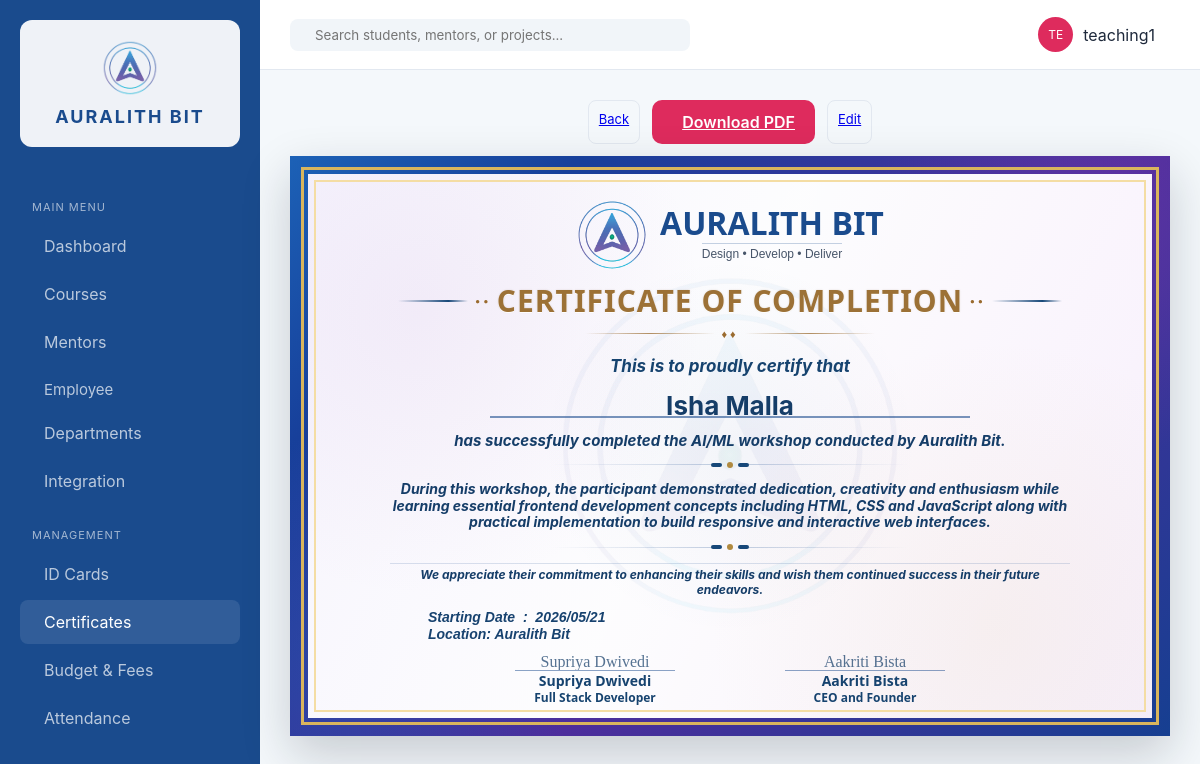
The page /certificates/3/ (signed in) on the database its author committed.
### erp_app/models.py (models this page shows, shortened)
class Certificate(models.Model):
    CERTIFICATE_TYPES = [
        ('course', 'Course'),
        ('internship', 'Internship'),
        ('workshop', 'Workshop'),
    ]
    STATUS_CHOICES = [
        ('issued', 'Issued'),
        ('pending', 'Pending'),
        ('revoked', 'Revoked'),
    ]
    student = models.ForeignKey(Student, on_delete=models.CASCADE, related_name='certificates')
    course = models.ForeignKey(Course, on_delete=models.SET_NULL, null=True, blank=True, related_name='certificates')
    certificate_type = models.CharField(max_length=20, choices=CERTIFICATE_TYPES)
    certificate_number = models.CharField(max_length=50, unique=True, editable=False)
    issue_date = models.DateField(auto_now_add=True)
    status = models.CharField(max_length=20, choices=STATUS_CHOICES, default='issued')
    file = models.FileField(upload_to='certificates/', null=True, blank=True)
    program_title = models.CharField(max_length=255, blank=True, help_text='Course, workshop, internship, or certificate program title')
    program_start_date = models.CharField(max_length=40, blank=True, help_text='Display value for the start date, e.g. 2082/11/25')
    location = models.CharField(max_length=150, default='Auralith Bit', blank=True)
    internship_details = models.TextField(blank=True, help_text='Project description, duration, or other internship details')
    authorized_signer_name = models.CharField(max_length=150, default='Supriya Dwivedi', blank=True)
    authorized_signer_title = models.CharField(max_length=150, default='Full Stack Developer', blank=True)
    authorized_signature_text = models.CharField(max_length=150, blank=True, help_text='Optional digital signature text for the dynamic signer')
    created_at = models.DateTimeField(auto_now_add=True)
    class Meta:
        ordering = ['-issue_date']
        permissions = [
            ('can_issue_certificates', 'Can issue certificates'),
        ]
    @property
    def ceo_founder_name(self):
        return 'Aakriti Bista'
    @property
    def ceo_founder_title(self):
        return 'CEO and Founder'
    @property
    def ceo_founder_signature(self):
        return 'Aakriti Bista'
    @property
    def dynamic_signature(self):
        return self.authorized_signature_text or self.authorized_signer_name or 'Authorized Signature'
    @property
    def display_program_title(self):
        if self.program_title:
            return self.program_title
        if self.course:
            return self.course.name
        if self.certificate_type == 'internship':
            return 'Internship Program'
        return self.get_certificate_type_display()
    @property
    def certificate_heading(self):
        if self.certificate_type == 'internship':
            return 'Certificate of Internship'
        return 'Certificate of Completion'
    @property
    def completion_sentence(self):
        if self.certificate_type == 'workshop':
            return f'has successfully completed the {self.display_program_title} workshop conducted by Auralith Bit.'
        if self.certificate_type == 'internship':
            return f'has successfully completed the {self.display_program_title} at Auralith Bit.'
        return f'has successfully completed the {self.display_program_title} course conducted by Auralith Bit.'
    @property
    def certificate_body(self):
        if self.certificate_type == 'workshop':
            return 'During this workshop, the participant demonstrated dedication, creativity and enthusiasm while learning essential frontend development concepts including HTML, CSS and JavaScript along with practical implementation to build responsive and interactive web interfaces.'

class Student(models.Model):
    user = models.OneToOneField(User, on_delete=models.CASCADE, null=True, blank=True, related_name='student_profile')
    name = models.CharField(max_length=200)
    email = models.EmailField(unique=True)
    phone = models.CharField(max_length=20, blank=True)
    enrolled_date = models.DateField(auto_now_add=True)
    is_intern = models.BooleanField(default=False)
    class Meta:
        ordering = ['name']

class Course(models.Model):
    STATUS_CHOICES = [
        ('live', 'Live'),
        ('upcoming', 'Upcoming'),
        ('enrollment', 'Enrollment'),
        ('completed', 'Completed'),
    ]
    CATEGORY_CHOICES = [
        ('development', 'Development'),
        ('design', 'UI/UX'),
        ('qa', 'Digital Marketing'),
        ('marketing', 'Graphic Designing'),
    ]
    name = models.CharField(max_length=200)
    mentor = models.ForeignKey(Mentor, on_delete=models.SET_NULL, null=True, blank=True)
    category = models.CharField(max_length=50, choices=CATEGORY_CHOICES, default='development')
    duration_weeks = models.PositiveIntegerField(default=8)
    status = models.CharField(max_length=20, choices=STATUS_CHOICES, default='enrollment')
    description = models.TextField(blank=True)
    syllabus = models.FileField(upload_to='syllabi/', null=True, blank=True)
    students_count = models.PositiveIntegerField(default=0)
    completion_percent = models.PositiveIntegerField(default=0)
    created_at = models.DateTimeField(auto_now_add=True)
    class Meta:
        ordering = ['-created_at']

### erp_app/views.py (the view)
# urls.py: path('certificates/<int:cert_id>/', views.preview_certificate, name='preview_certificate'),
@login_required
def preview_certificate(request, cert_id):
    cert = get_object_or_404(Certificate.objects.select_related('student', 'course'), id=cert_id)
    if not has_role(request.user, SUPER_ADMIN, TEACHING_STAFF, NORMAL_STAFF):
        if not hasattr(request.user, 'student_profile') or request.user.student_profile != cert.student:
            messages.error(request, 'You do not have access to this certificate.')
            return redirect('certificates')
    if cert.certificate_type == 'workshop':
        template_name = 'erp_app/certificate_preview_workshop.html'
    elif cert.certificate_type == 'course':
        template_name = 'erp_app/certificate_preview_course.html'
    else:
        template_name = 'erp_app/certificate_preview_internship.html'
    context = {
        'certificate': cert,
        'is_admin': has_role(request.user, SUPER_ADMIN) or request.user.has_perm('erp_app.can_issue_certificates'),
    }
    return render(request, template_name, context)

### erp_app/templates/erp_app/certificate_preview_workshop.html (shortened to what this page needs)
{% extends 'erp_app/base.html' %}
{% block content %}
{% include 'erp_app/certificate_preview_base.html' %}
{% endblock %}

### erp_app/templates/erp_app/base.html (shortened to what this page needs)
<!DOCTYPE html>
{% load static %}
<html lang="en">
<head>
    <link rel="stylesheet" href="{% static 'erp_app/css/style.css' %}">
</head>
<body>
    <div class="app-container">
        <aside class="sidebar">
            <div class="brand">
                <img src="{% static 'erp_app/images/AURALITH_logo.png' %}" alt="Auralith Bit Logo" class="sidebar-logo" width="56" height="56">
                <h2>AURALITH BIT</h2>
            </div>
            <nav>
                <p class="nav-label">Main Menu</p>
                <a href="{% url 'dashboard' %}" {% if request.resolver_match.url_name == 'dashboard' %}class="active"{% endif %}> Dashboard</a>
                {% if is_any_staff or is_student or is_intern %}
                <a href="{% url 'courses' %}" {% if request.resolver_match.url_name == 'courses' %}class="active"{% endif %}> Courses</a>
                {% endif %}
                {% if is_teaching_staff or is_super_admin or is_intern or is_student %}
                <a href="{% url 'mentors' %}" {% if request.resolver_match.url_name == 'mentors' %}class="active"{% endif %}> Mentors</a>
                {% endif %}
                {% if is_any_staff or is_intern %}
                <div class="dropdown">
                    <button class="dropdown-btn">
                        <span> Employee</span>
                    </button>
                </div>
                {% endif %}
                {% if is_normal_staff or is_super_admin or is_teaching_staff %}
                <a href="{% url 'departments' %}" {% if request.resolver_match.url_name == 'departments' %}class="active"{% endif %}> Departments</a>
                {% endif %}
                {% if is_any_staff %}
                <a href="{% url 'integration' %}" {% if request.resolver_match.url_name == 'integration' %}class="active"{% endif %}> Integration</a>
                {% endif %}
                <p class="nav-label">Management</p>
                {% if is_normal_staff or is_super_admin or is_teaching_staff %}
                <a href="{% url 'id_generation' %}" {% if request.resolver_match.url_name == 'id_generation' %}class="active"{% endif %}> ID Cards</a>
                {% endif %}
                {% if is_any_staff or is_student or is_intern %}
                <a href="{% url 'certificates' %}" {% if request.resolver_match.url_name == 'certificates' or request.resolver_match.url_name == 'issue_certificate' or request.resolver_match.url_name == 'preview_certificate' %}class="active"{% endif %}> Certificates</a>
                {% endif %}
                {% if is_normal_staff or is_super_admin or is_teaching_staff %}
                <a href="{% url 'budget_fees' %}" {% if request.resolver_match.url_name == 'budget_fees' %}class="active"{% endif %}> Budget & Fees</a>
                {% endif %}
                {% if is_teaching_staff or is_super_admin %}
                <a href="{% url 'attendance' %}" {% if request.resolver_match.url_name == 'attendance' %}class="active"{% endif %}> Attendance</a>
                {% endif %}
            </nav>
        </aside>
        <main class="workspace">
            <header class="top-nav">
                <form class="search-box" method="get" action="{% url 'search' %}" autocomplete="off">
                    <input type="text" name="q" id="globalSearch" placeholder="Search students, mentors, or projects..." value="{{ request.GET.q|default_if_none:'' }}" autocomplete="off">
                </form>
                <div class="user-profile" style="position:relative;display:flex;align-items:center;gap:10px;">
                    <div class="avatar">{{ user_initials }}</div>
                    <span>{{ request.user.get_full_name|default:request.user.username }}</span>
                </div>
            </header>
            <div class="content">
                {% block content %}{% endblock %}
            </div>
        </main>
    </div>
</body>
</html>

### erp_app/templates/erp_app/certificate_preview_base.html (shortened to what this page needs)
{% load static %}
<div class="certificate-wrapper">
    {% if not is_pdf %}
    <div class="certificate-actions">
        <a href="{% url 'certificates' %}" class="btn-outline"> Back</a>
        <a href="{% url 'download_certificate' certificate.id %}" class="btn-primary"> Download PDF</a>
        {% if is_admin %}
        <a href="{% url 'admin:erp_app_certificate_change' certificate.id %}" class="btn-outline"> Edit</a>
        {% endif %}
    </div>
    {% endif %}
    <section class="auralith-certificate">
        <div class="certificate-panel">
            <img class="watermark" src="{% static 'erp_app/images/AURALITH_logo.png' %}" alt="">
            <div class="certificate-content">
                <div class="brand-row">
                    <img src="{% static 'erp_app/images/AURALITH_logo.png' %}" alt="Auralith Bit">
                    <div>
                        <div class="brand-name">Auralith Bit</div>
                        <div class="tagline">Design &bull; Develop &bull; Deliver</div>
                    </div>
                </div>
                <div class="title-row">
                    <span class="title-line"></span>
                    <span class="title-dot">&bull;&bull;</span>
                    <h1 class="cert-title">{{ certificate.certificate_heading }}</h1>
                    <span class="title-dot">&bull;&bull;</span>
                    <span class="title-line"></span>
                </div>
                <div class="under-title"><span>&diams;&diams;</span></div>
                <p class="intro">This is to proudly certify that</p>
                <div class="recipient-line">
                    <div class="student-name">{{ certificate.student.name }}</div>
                </div>
                <p class="statement">{{ certificate.completion_sentence }}</p>
                <div class="middle-ornament"><span></span></div>
                <p class="body-copy">{{ certificate.certificate_body }}</p>
                <div class="middle-ornament"><span></span></div>
                <p class="appreciation">We appreciate their commitment to enhancing their skills and wish them continued success in their future endeavors.</p>
                <div class="meta">
                    <p>Starting Date&nbsp; :&nbsp; {% if certificate.program_start_date %}{{ certificate.program_start_date }}{% else %}{{ certificate.issue_date|date:"Y/m/d" }}{% endif %}</p>
                    {% if certificate.location %}
                    <p>Location: {{ certificate.location }}</p>
                    {% endif %}
                </div>
            </div>
            <div class="signatures">
                <div class="signature">
                    <div class="signature-script">{{ certificate.dynamic_signature }}</div>
                    <div class="signature-line"></div>
                    <div class="signature-name">{{ certificate.authorized_signer_name }}</div>
                    <div class="signature-title">{{ certificate.authorized_signer_title }}</div>
                </div>
                <div class="signature">
                    <div class="signature-script">{{ certificate.ceo_founder_signature }}</div>
                    <div class="signature-line"></div>
                    <div class="signature-name">{{ certificate.ceo_founder_name }}</div>
                    <div class="signature-title">{{ certificate.ceo_founder_title }}</div>
                </div>
            </div>
        </div>
    </section>
</div>

### rows shown on the page
Certificate: certificate_heading "CERTIFICATE OF COMPLETION", student.name "Isha Malla", completion_sentence "has successfully completed the AI/ML workshop conducted by Auralith Bit.", certificate_body "During this workshop, the participant demonstrated dedication, creativity and enthusiasm while learning essential frontend development concepts including HTML, CSS and JavaScript along with practical implementation to build responsive and interactive web interfaces.", issue_date "2026/05/21", location "Auralith Bit", dynamic_signature "Supriya Dwivedi", authorized_signer_name "Supriya Dwivedi", authorized_signer_title "Full Stack Developer", ceo_founder_signature "Aakriti Bista", ceo_founder_name "Aakriti Bista", ceo_founder_title "CEO and Founder"

### other values the page prints
{{ user_initials }} "TE"
{{ request.user.get_full_name|default:request.user.username }} "teaching1"
